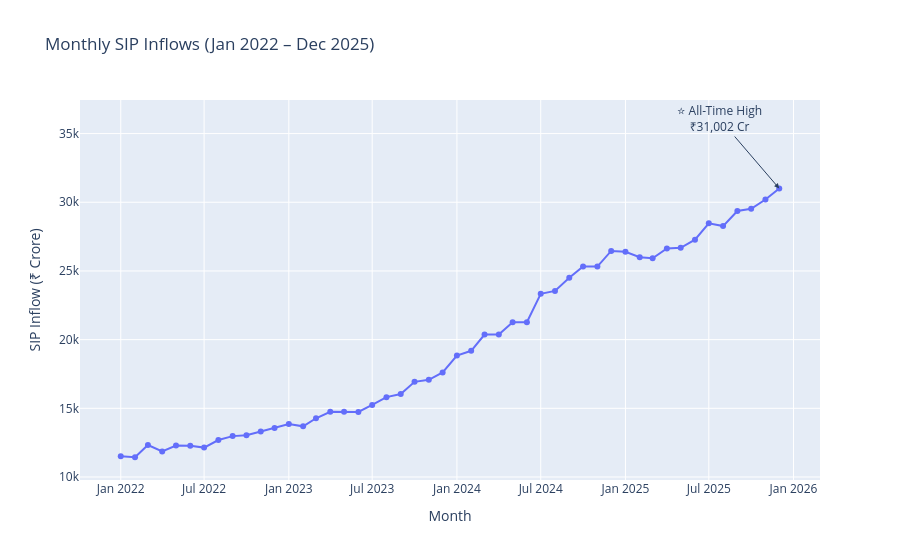

The cell this chart's notebook holds for it:
### Code cell
fig = px.line(
    sip,
    x="month",
    y="sip_inflow_crore",
    title="Monthly SIP Inflows (Jan 2022 – Dec 2025)",
    markers=True
)

fig.add_annotation(
    x="2025-12-01",
    y=31002,
    text="⭐ All-Time High<br>₹31,002 Cr",
    showarrow=True,
    arrowhead=2,
    ax=-60,
    ay=-70
)

fig.update_layout(
    xaxis_title="Month",
    yaxis_title="SIP Inflow (₹ Crore)"
)

fig.show()

### Figure 1 — Plotly figure (JSON) as saved in the notebook; plotly's stock layout.template omitted (floating-point values rounded to 4 significant figures)
{"data": [{"hovertemplate": "month=%{x}<br>sip_inflow_crore=%{y}<extra></extra>", "legendgroup": "", "line": {"color": "#636efa", "dash": "solid"}, "marker": {"symbol": "circle"}, "mode": "lines+markers", "name": "", "orientation": "v", "showlegend": false, "type": "scatter", "x": ["2022-01-01T00:00:00", "2022-02-01T00:00:00", "2022-03-01T00:00:00", "2022-04-01T00:00:00", "2022-05-01T00:00:00", "2022-06-01T00:00:00", "2022-07-01T00:00:00", "2022-08-01T00:00:00", "2022-09-01T00:00:00", "2022-10-01T00:00:00", "2022-11-01T00:00:00", "2022-12-01T00:00:00", "2023-01-01T00:00:00", "2023-02-01T00:00:00", "2023-03-01T00:00:00", "2023-04-01T00:00:00", "2023-05-01T00:00:00", "2023-06-01T00:00:00", "2023-07-01T00:00:00", "2023-08-01T00:00:00", "2023-09-01T00:00:00", "2023-10-01T00:00:00", "2023-11-01T00:00:00", "2023-12-01T00:00:00", "2024-01-01T00:00:00", "2024-02-01T00:00:00", "2024-03-01T00:00:00", "2024-04-01T00:00:00", "2024-05-01T00:00:00", "2024-06-01T00:00:00", "2024-07-01T00:00:00", "2024-08-01T00:00:00", "2024-09-01T00:00:00", "2024-10-01T00:00:00", "2024-11-01T00:00:00", "2024-12-01T00:00:00", "2025-01-01T00:00:00", "2025-02-01T00:00:00", "2025-03-01T00:00:00", "2025-04-01T00:00:00", "2025-05-01T00:00:00", "2025-06-01T00:00:00", "2025-07-01T00:00:00", "2025-08-01T00:00:00", "2025-09-01T00:00:00", "2025-10-01T00:00:00", "2025-11-01T00:00:00", "2025-12-01T00:00:00"], "xaxis": "x", "y": [11517, 11438, 12328, 11863, 12286, 12276, 12140, 12694, 12976, 13040, 13306, 13573, 13856, 13687, 14276, 14749, 14749, 14734, 15245, 15814, 16042, 16928, 17073, 17610, 18838, 19187, 20371, 20371, 21262, 21262, 23332, 23547, 24509, 25323, 25320, 26459, 26400, 25999, 25926, 26632, 26688, 27274, 28464, 28265, 29361, 29529, 30200, 31002], "yaxis": "y"}], "layout": {"annotations": [{"arrowhead": 2, "ax": -60, "ay": -70, "showarrow": true, "text": "⭐ All-Time High<br>₹31,002 Cr", "x": "2025-12-01", "y": 31002}], "legend": {"tracegroupgap": 0}, "title": {"text": "Monthly SIP Inflows (Jan 2022 – Dec 2025)"}, "xaxis": {"anchor": "y", "domain": [0, 1], "title": {"text": "Month"}}, "yaxis": {"anchor": "x", "domain": [0, 1], "title": {"text": "SIP Inflow (₹ Crore)"}}}}
